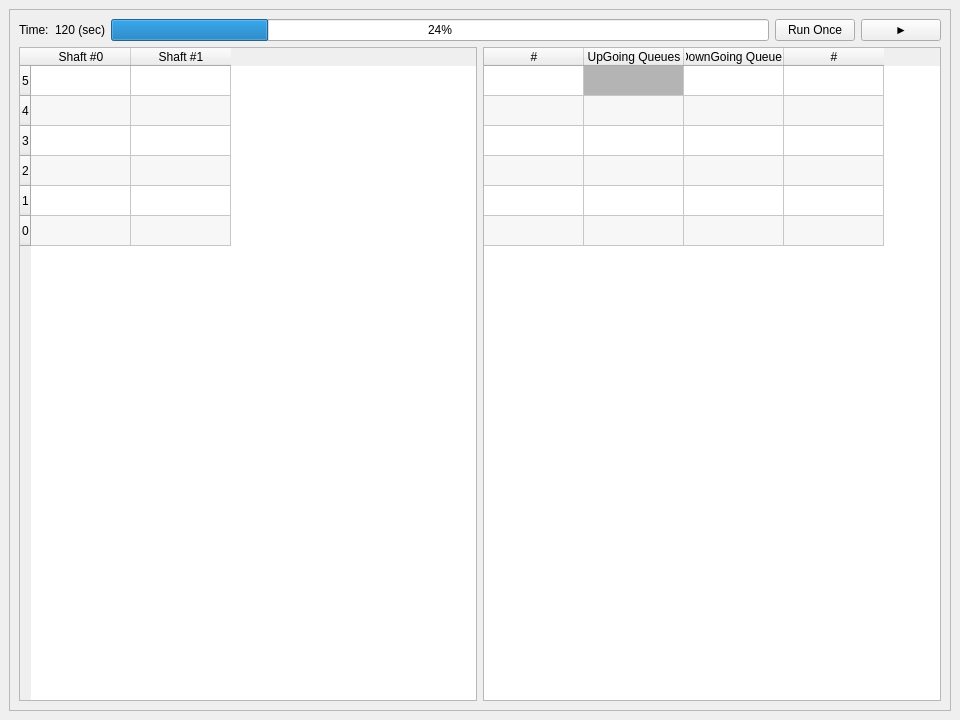
<?xml version="1.0" encoding="UTF-8"?>
<ui version="4.0">
 <class>MainWindow</class>
 <widget class="QMainWindow" name="MainWindow">
  <property name="geometry">
   <rect>
    <x>0</x>
    <y>0</y>
    <width>960</width>
    <height>720</height>
   </rect>
  </property>
  <property name="windowTitle">
   <string>MainWindow</string>
  </property>
  <widget class="QWidget" name="mainWidget">
   <layout class="QGridLayout" name="gridLayout_2">
    <item row="0" column="0">
     <widget class="QScrollArea" name="scrollArea">
      <property name="sizeAdjustPolicy">
       <enum>QAbstractScrollArea::AdjustToContents</enum>
      </property>
      <property name="widgetResizable">
       <bool>true</bool>
      </property>
      <widget class="QWidget" name="scrollAreaWidgetContents">
       <property name="geometry">
        <rect>
         <x>0</x>
         <y>0</y>
         <width>940</width>
         <height>700</height>
        </rect>
       </property>
       <layout class="QGridLayout" name="gridLayout">
        <item row="2" column="2">
         <widget class="QTableWidget" name="shaftsTable">
          <property name="minimumSize">
           <size>
            <width>200</width>
            <height>0</height>
           </size>
          </property>
          <property name="editTriggers">
           <set>QAbstractItemView::NoEditTriggers</set>
          </property>
          <property name="dragDropOverwriteMode">
           <bool>false</bool>
          </property>
          <property name="alternatingRowColors">
           <bool>true</bool>
          </property>
          <property name="sortingEnabled">
           <bool>true</bool>
          </property>
          <attribute name="horizontalHeaderCascadingSectionResizes">
           <bool>false</bool>
          </attribute>
          <attribute name="verticalHeaderStretchLastSection">
           <bool>false</bool>
          </attribute>
          <row>
           <property name="text">
            <string>5</string>
           </property>
          </row>
          <row>
           <property name="text">
            <string>4</string>
           </property>
          </row>
          <row>
           <property name="text">
            <string>3</string>
           </property>
          </row>
          <row>
           <property name="text">
            <string>2</string>
           </property>
          </row>
          <row>
           <property name="text">
            <string>1</string>
           </property>
          </row>
          <row>
           <property name="text">
            <string>0</string>
           </property>
          </row>
          <column>
           <property name="text">
            <string>Shaft #0</string>
           </property>
          </column>
          <column>
           <property name="text">
            <string>Shaft #1</string>
           </property>
          </column>
         </widget>
        </item>
        <item row="2" column="3">
         <widget class="QTableWidget" name="queuesTable">
          <property name="sizePolicy">
           <sizepolicy hsizetype="Expanding" vsizetype="Expanding">
            <horstretch>0</horstretch>
            <verstretch>0</verstretch>
           </sizepolicy>
          </property>
          <property name="editTriggers">
           <set>QAbstractItemView::NoEditTriggers</set>
          </property>
          <property name="dragDropOverwriteMode">
           <bool>false</bool>
          </property>
          <property name="alternatingRowColors">
           <bool>true</bool>
          </property>
          <property name="selectionMode">
           <enum>QAbstractItemView::ExtendedSelection</enum>
          </property>
          <property name="sortingEnabled">
           <bool>false</bool>
          </property>
          <attribute name="horizontalHeaderCascadingSectionResizes">
           <bool>false</bool>
          </attribute>
          <attribute name="verticalHeaderVisible">
           <bool>false</bool>
          </attribute>
          <row>
           <property name="text">
            <string>New Row</string>
           </property>
          </row>
          <row>
           <property name="text">
            <string>New Row</string>
           </property>
          </row>
          <row>
           <property name="text">
            <string>New Row</string>
           </property>
          </row>
          <row>
           <property name="text">
            <string>New Row</string>
           </property>
          </row>
          <row>
           <property name="text">
            <string>New Row</string>
           </property>
          </row>
          <row>
           <property name="text">
            <string>New Row</string>
           </property>
          </row>
          <column>
           <property name="text">
            <string>#</string>
           </property>
          </column>
          <column>
           <property name="text">
            <string>UpGoing Queues</string>
           </property>
          </column>
          <column>
           <property name="text">
            <string>DownGoing Queues</string>
           </property>
          </column>
          <column>
           <property name="text">
            <string>#</string>
           </property>
          </column>
          <item row="0" column="0">
           <property name="text">
            <string/>
           </property>
           <property name="background">
            <brush brushstyle="NoBrush">
             <color alpha="255">
              <red>136</red>
              <green>136</green>
              <blue>136</blue>
             </color>
            </brush>
           </property>
          </item>
          <item row="0" column="1">
           <property name="text">
            <string/>
           </property>
           <property name="background">
            <brush brushstyle="SolidPattern">
             <color alpha="255">
              <red>180</red>
              <green>180</green>
              <blue>180</blue>
             </color>
            </brush>
           </property>
          </item>
         </widget>
        </item>
        <item row="0" column="2" colspan="2">
         <layout class="QHBoxLayout" name="horizontalLayout">
          <item>
           <widget class="QLabel" name="timeStaticLabel">
            <property name="sizePolicy">
             <sizepolicy hsizetype="Minimum" vsizetype="Preferred">
              <horstretch>0</horstretch>
              <verstretch>0</verstretch>
             </sizepolicy>
            </property>
            <property name="text">
             <string>Time:</string>
            </property>
           </widget>
          </item>
          <item>
           <widget class="QLabel" name="timeVariableLabel">
            <property name="sizePolicy">
             <sizepolicy hsizetype="Fixed" vsizetype="Preferred">
              <horstretch>0</horstretch>
              <verstretch>0</verstretch>
             </sizepolicy>
            </property>
            <property name="text">
             <string>120 (sec)</string>
            </property>
           </widget>
          </item>
          <item>
           <widget class="QProgressBar" name="progressBar">
            <property name="value">
             <number>24</number>
            </property>
           </widget>
          </item>
          <item>
           <widget class="QPushButton" name="runOnceLabel">
            <property name="sizePolicy">
             <sizepolicy hsizetype="Fixed" vsizetype="Fixed">
              <horstretch>0</horstretch>
              <verstretch>0</verstretch>
             </sizepolicy>
            </property>
            <property name="text">
             <string>Run Once</string>
            </property>
           </widget>
          </item>
          <item>
           <widget class="QPushButton" name="runBtn">
            <property name="sizePolicy">
             <sizepolicy hsizetype="Fixed" vsizetype="Fixed">
              <horstretch>0</horstretch>
              <verstretch>0</verstretch>
             </sizepolicy>
            </property>
            <property name="text">
             <string>►</string>
            </property>
           </widget>
          </item>
         </layout>
        </item>
       </layout>
      </widget>
     </widget>
    </item>
   </layout>
  </widget>
 </widget>
 <resources/>
 <connections/>
</ui>
